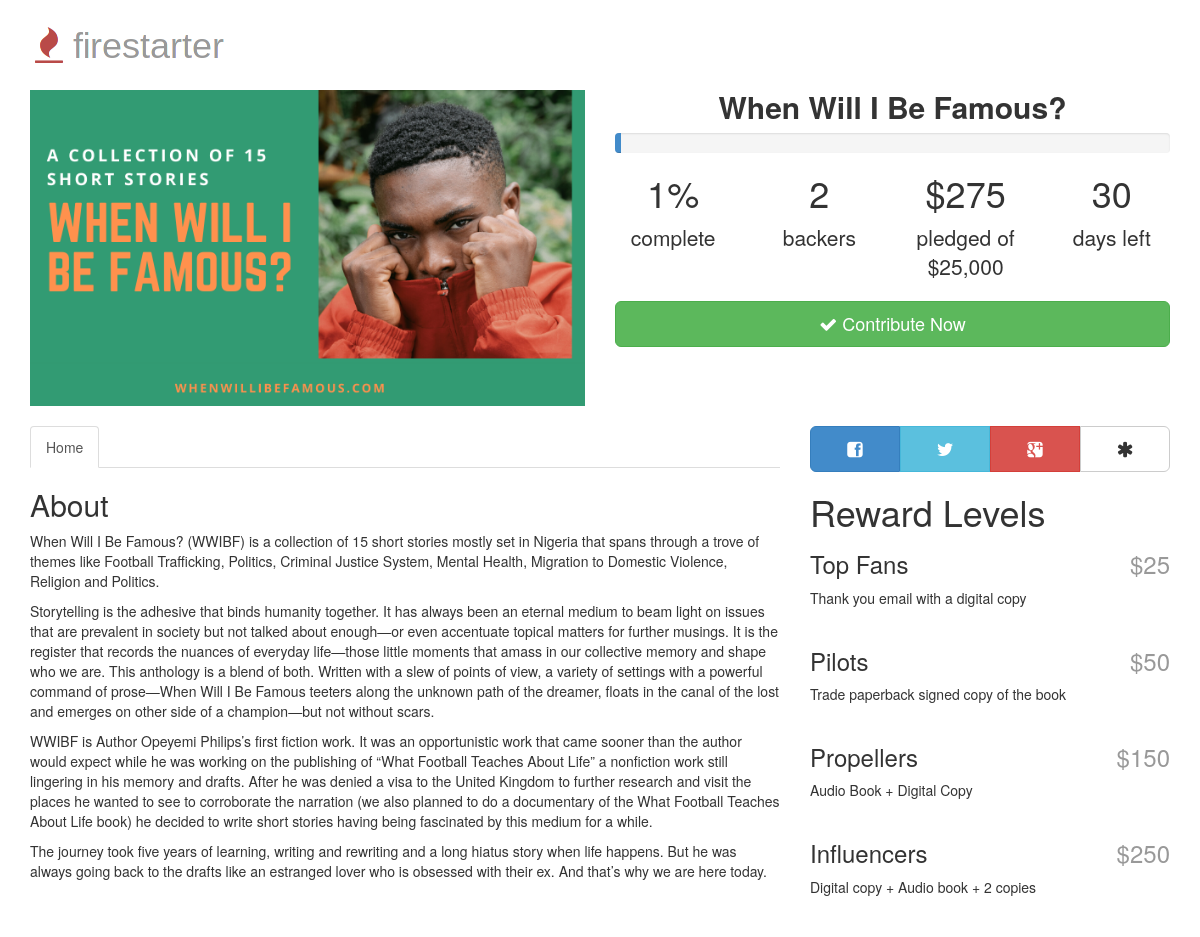
The page / on the database its author committed.
### crowdfunding/models.py (models this page shows, shortened)
class Reward(models.Model):
	name = models.CharField(max_length=255, verbose_name='Reward Name')
	min_amount = models.DecimalField(max_digits=8, decimal_places=2, verbose_name="Minimum Amount")
	desc = models.CharField(max_length=255, verbose_name='Reward Description')
	short_desc = models.CharField(max_length=255, verbose_name='Short Reward Description')
	img = models.URLField(verbose_name='Image URL', blank=True)

### crowdfunding/views.py (the view)
# urls.py: path('', views.home, name='home'),
def home(request):
	return render(request, 'home.html', get_context())

### crowdfunding/views.py (called while the page is built)
def intWithCommas(x):
	if x < 0:
		return '-' + intWithCommas(-x)
	result = ''
	while x >= 1000:
		x, r = divmod(x, 1000)
		result = ",%03d%s" % (r, result)
	return "%d%s" % (x, result)

def get_context():
	total = Order.objects.all().aggregate(Sum('amount'))['amount__sum']
	pct = ((100 * float(total) / float(settings.GOAL)) if total else 0)
	c = {
		'activepage': 'home',
		'goal': intWithCommas(settings.GOAL),
		'backers': Order.objects.count(),
		'pct': pct,
		'pct_disp': (int(pct) if total else 0),
		'total': (intWithCommas(int(total)) if total else '0'),
		'nopay': (True if settings.STOP and (settings.DATE - datetime.datetime.now()).days < 0 else False),
		'days': (settings.DATE - datetime.datetime.now()).days,
		'rewards': sorted(Reward.objects.all(), key=lambda i: i.min_amount),
		'proj_name': settings.PROJECT_NAME,
		'proj_addr': settings.PROJECT_ADDR
		}
	return c

### templates/home.html
{% extends 'base.html' %}
{% block body %}
<h2>About</h2>
<p>When Will I Be Famous? (WWIBF) is a collection of 15 short stories mostly set in Nigeria that spans through a trove of themes like Football Trafficking, Politics, Criminal Justice System, Mental Health, Migration to Domestic Violence, Religion and Politics.</p>
<p>Storytelling is the adhesive that binds humanity together. It has always been an eternal medium to beam light on issues that are prevalent in society but not talked about enough—or even accentuate topical matters for further musings. It is the register that records the nuances of everyday life—those little moments that amass in our collective memory and shape who we are. This anthology is a blend of both. Written with a slew of points of view, a variety of settings with a powerful command of prose—When Will I Be Famous teeters along the unknown path of the dreamer, floats in the canal of the lost and emerges on other side of a champion—but not without scars.</p>
<p>WWIBF is Author Opeyemi Philips’s first fiction work. It was an opportunistic work that came sooner than the author would expect while he was working on the publishing of “What Football Teaches About Life” a nonfiction work still lingering in his memory and drafts.
After he was denied a visa to the United Kingdom to further research and visit the places he wanted to see to corroborate the narration (we also planned to do a documentary of the What Football Teaches About Life book) he decided to write short stories having being fascinated by this medium for a while.</p>
<p>The journey took five years of learning, writing and rewriting and a long hiatus story when life happens. But he was always going back to the drafts like an estranged lover who is obsessed with their ex. And that’s why we are here today.</p>
{% endblock %}

### templates/base.html (shortened to what this page needs)
<!DOCTYPE html>
<head>
	{% load static %}
	<link rel="stylesheet" type="text/css" href="{% static 'css/bootstrap.min.css' %}" media="screen" />
	<link rel="stylesheet" type="text/css" href="{% static 'css/style.css' %}" media="screen" />
	<link rel="stylesheet" type="text/css" href="{% static 'css/font-awesome.min.css' %}" media="screen" />
</head>
<body>
	<div class="container">
		<div class="masthead">
			<a href="{{ proj_url }}"><img src="{% static 'img/logo.png' %}" /></a>
		</div>
		<div class="row fs-head">
			<div class="col-md-6">
				<img src="{% static 'img/1.png' %}" alt="" style="width:100%;">
			</div>
			<div class="col-md-6">
				<h2 class="slimtop text-center"><strong>When Will I Be Famous?</strong></h2>
				<div class="progress">
					<div class="progress-bar" role="progressbar" aria-valuenow="{{ pct }}" aria-valuemin="0" aria-valuemax="100" style="width: {{ pct }}%;">
					</div>
				</div>
				<div class="row">
					<div class="col-md-3 text-center">
						<h1 class="slimtop">{{ pct_disp }}%</h1>
						<p class="lead">complete</p>
					</div>
					<div class="col-md-3 text-center">
						<h1 class="slimtop">{{ backers }}</h1>
						<p class="lead">backers</p>
					</div>
					<div class="col-md-3 text-center">
						<h1 class="slimtop">${{ total }}</h1>
						<p class="lead">pledged of ${{ goal }}</p>
					</div>
					<div class="col-md-3 text-center">
						<h1 class="slimtop">{% if days >= 0 %}{{ days }}{% else %}0{% endif %}</h1>
						<p class="lead">day{% if days != 1 %}s{% endif %} left</p>
					</div>
				</div>
				{% if nopay %}
				<a class="btn btn-lg btn-primary btn-block disabled" href="javascript:void(0)"><i class="icon-ok"></i> Campaign Ended</a>
				{% else %}
				<a class="btn btn-lg btn-success btn-block" href="{% url 'approve_payment' %}"><i class="icon-ok"></i> Contribute Now</a>
				{% endif %}
			</div>
		</div>
	</div>
	<div class="container">
		<div class="row">
			<div class="col-md-8">
				<ul class="nav nav-tabs">
					<li{% if activepage == 'home' %} class="active"{% endif %}><a href="/">Home</a></li>
				</ul>
				{% block body %}{% endblock %}
			</div>
			<div class="col-md-4">
				<div class="btn-group btn-group-lg btn-group-justified">
					<a class="btn btn-lg btn-primary" rel="tooltip" data-toggle="tooltip" title="Share to Facebook" href="https://www.facebook.com/sharer/sharer.php?u={{ proj_addr|urlencode:'' }}" target="_blank"><i class="icon-facebook-sign text-center"></i></a>
					<a class="btn btn-lg btn-info" rel="tooltip" data-toggle="tooltip" title="Tweet this page" href="https://twitter.com/home?status=Check%20this%20out!%20{{ proj_name|urlencode:'' }}%20-%20{{ proj_addr|urlencode:'' }}" target="_blank"><i class="icon-twitter text-center"></i></a>
					<a class="btn btn-lg btn-danger" rel="tooltip" data-toggle="tooltip" title="Share to Google+" href="https://plus.google.com/share?url={{ proj_addr|urlencode:'' }}" target="_blank"><i class="icon-google-plus-sign text-center"></i></a>
					<a class="btn btn-lg btn-default" rel="tooltip" data-toggle="tooltip" title="Share to Diaspora" href="http://sharetodiaspora.github.io/?title=Check%20this%20out!%20{{ proj_name|urlencode:'' }}&url={{ proj_addr|urlencode:'' }}" target="_blank"><i class="icon-asterisk text-center"></i></a>
				</div>
				<h1>Reward Levels</h1>
				{% for r in rewards %}
				<div class="reward">
					<h3><i class="{{ r.icon_class }}"></i> {{ r.name }}
					<span class="text-muted">
					<span class="rewardamt rewardamtusd pull-right">${{ r.min_amount|stringformat:".0f" }}</span>
					</span>
					</h3>
					<p>{{ r.desc }}</p>
				</div>
				{% endfor %}
			</div>
		</div>
	</div>
</body>
</html>

### static/css/style.css (style rules this page uses)
body { padding-top: 20px; }
.fs-head { margin-top: 20px; margin-bottom: 20px; }
.fs-update, .reward { margin-bottom: 40px; }
.slimtop { margin-top: 0px; }
#sh-form, .rewardamt { display: none; }

### rows shown on the page
Reward: name "Top Fans", min_amount "25", desc "Thank you email with a digital copy"
Reward: name "Pilots", min_amount "50", desc "Trade paperback signed copy of the book"
Reward: name "Propellers", min_amount "150", desc "Audio Book + Digital Copy"
Reward: name "Influencers", min_amount "250", desc "Digital copy + Audio book + 2 copies"

### other values the page prints
{{ pct_disp }} "1"
{{ backers }} "2"
{{ total }} "275"
{{ goal }} "25,000"
